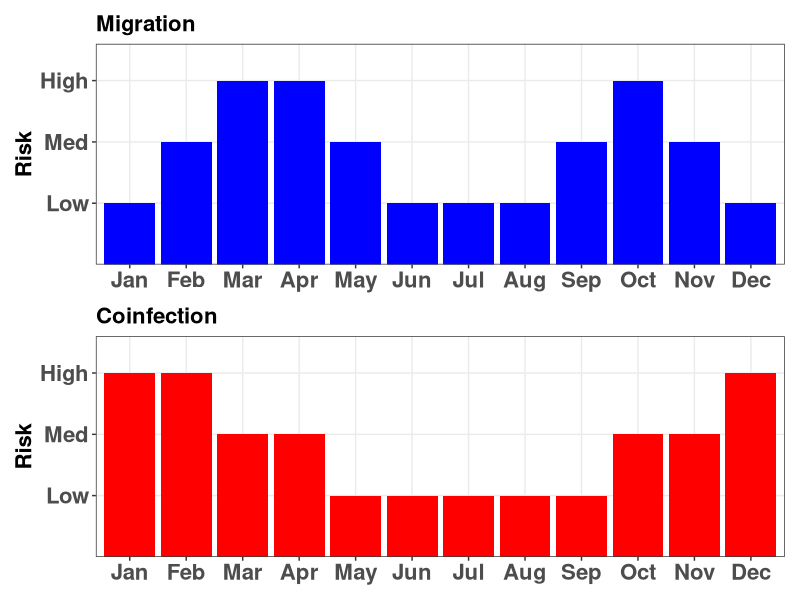
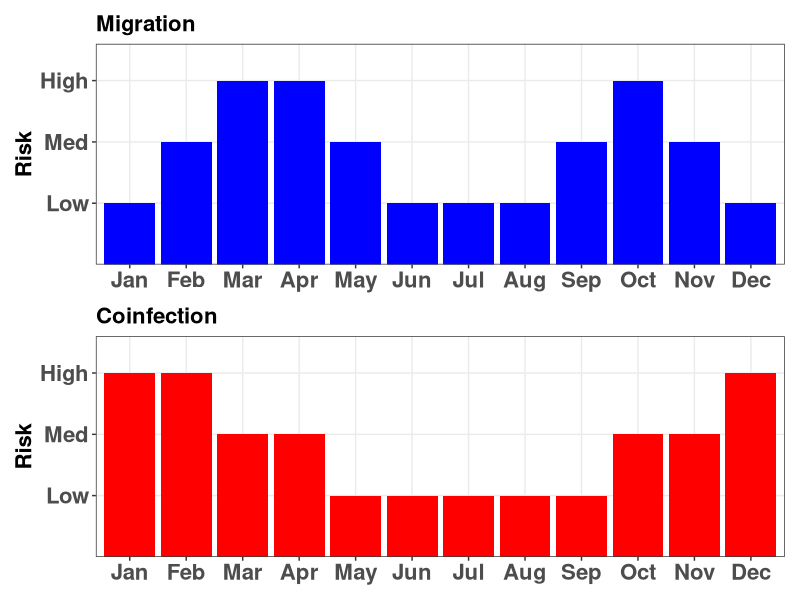

These figures' R source, in order:
# ============================================================
# Risk of human infection with HPAI from bird migration and risk of coinfection with human influenza
# ============================================================

# ============================================================
# Setup
# ============================================================

library(ggplot2)
library(patchwork)

# ============================================================
# Seasonal risk 
# ============================================================

season_data <- data.frame(
  Month = factor(
    c("Jan","Feb","Mar","Apr","May","Jun","Jul","Aug","Sep","Oct","Nov","Dec"),
    levels = c("Jan","Feb","Mar","Apr","May","Jun","Jul","Aug","Sep","Oct","Nov","Dec")
  ),
  MigrationRisk = factor(
    c("Low","Med","High","High","Med","Low","Low","Low","Med","High","Med","Low"),
    levels = c("Low","Med","High")
  ),
  CoinfectionRisk = factor(
    c("High","High","Med","Med","Low","Low","Low","Low","Low","Med","Med","High"),
    levels = c("Low","Med","High")
  )
)

# ============================================================
# Plotting helper
# ============================================================

risk_plot <- function(data, risk_var, title, fill_color) {
  ggplot(data, aes(x = Month, y = !!risk_var)) +
    geom_bar(stat = "identity", fill = fill_color) +
    labs(y = "Risk", x = NULL, title = title) +
    theme_bw() +
    theme(
      axis.text  = element_text(size = 16, face = "bold"),
      axis.title = element_text(size = 16, face = "bold"),
      plot.title = element_text(size = 16, face = "bold")
    )
}

# ============================================================
# Generate plots
# ============================================================

Migration <- risk_plot(
  season_data,
  quote(MigrationRisk),
  title = "Migration",
  fill_color = "blue"
)

HI <- risk_plot(
  season_data,
  quote(CoinfectionRisk),
  title = "Coinfection",
  fill_color = "red"
)

# ============================================================
# Combine plots: Figure 5
# ============================================================

Figure_5 <- Migration / HI
Figure_5

ggsave("Figure_5.png", Figure_5, height = 6, width = 8)
